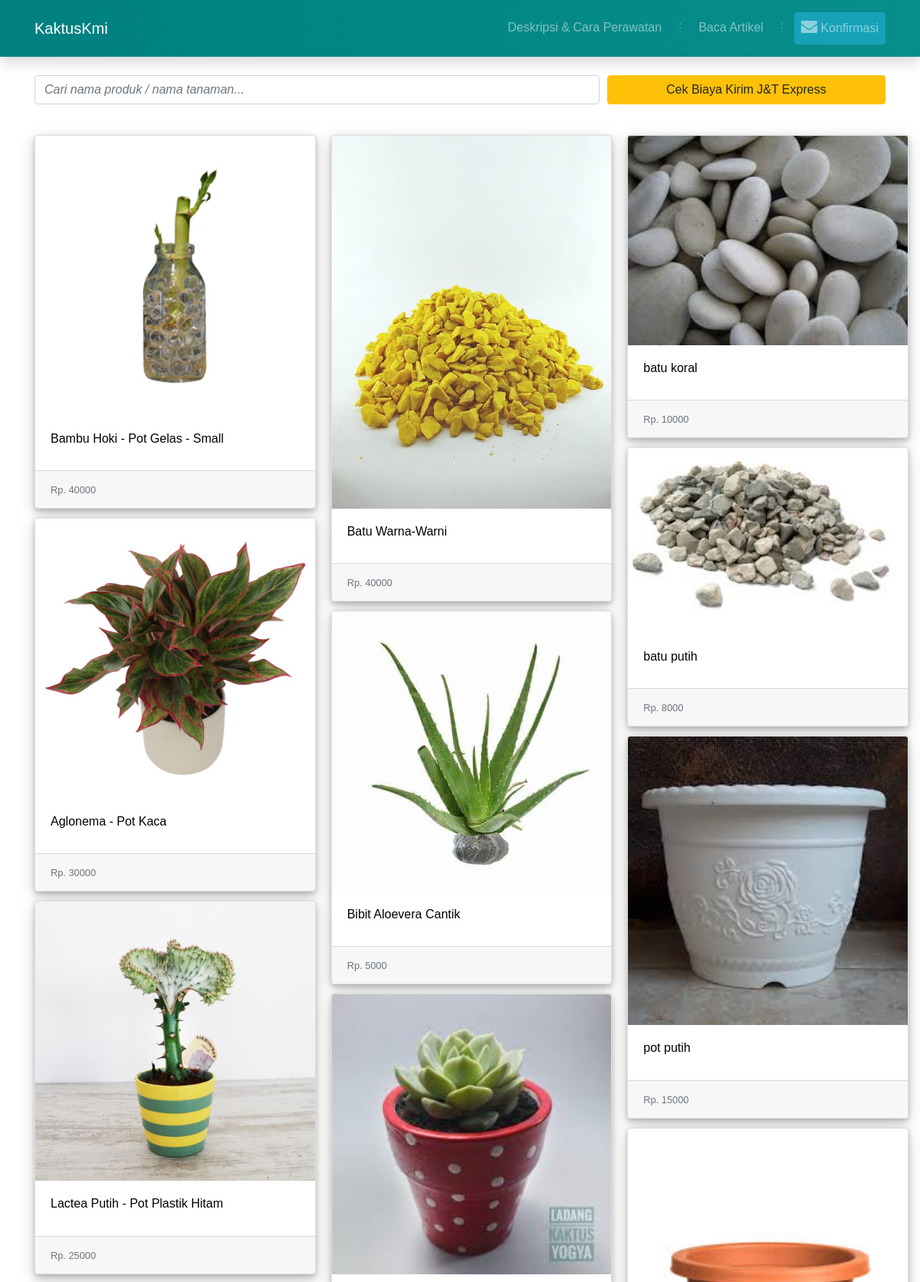
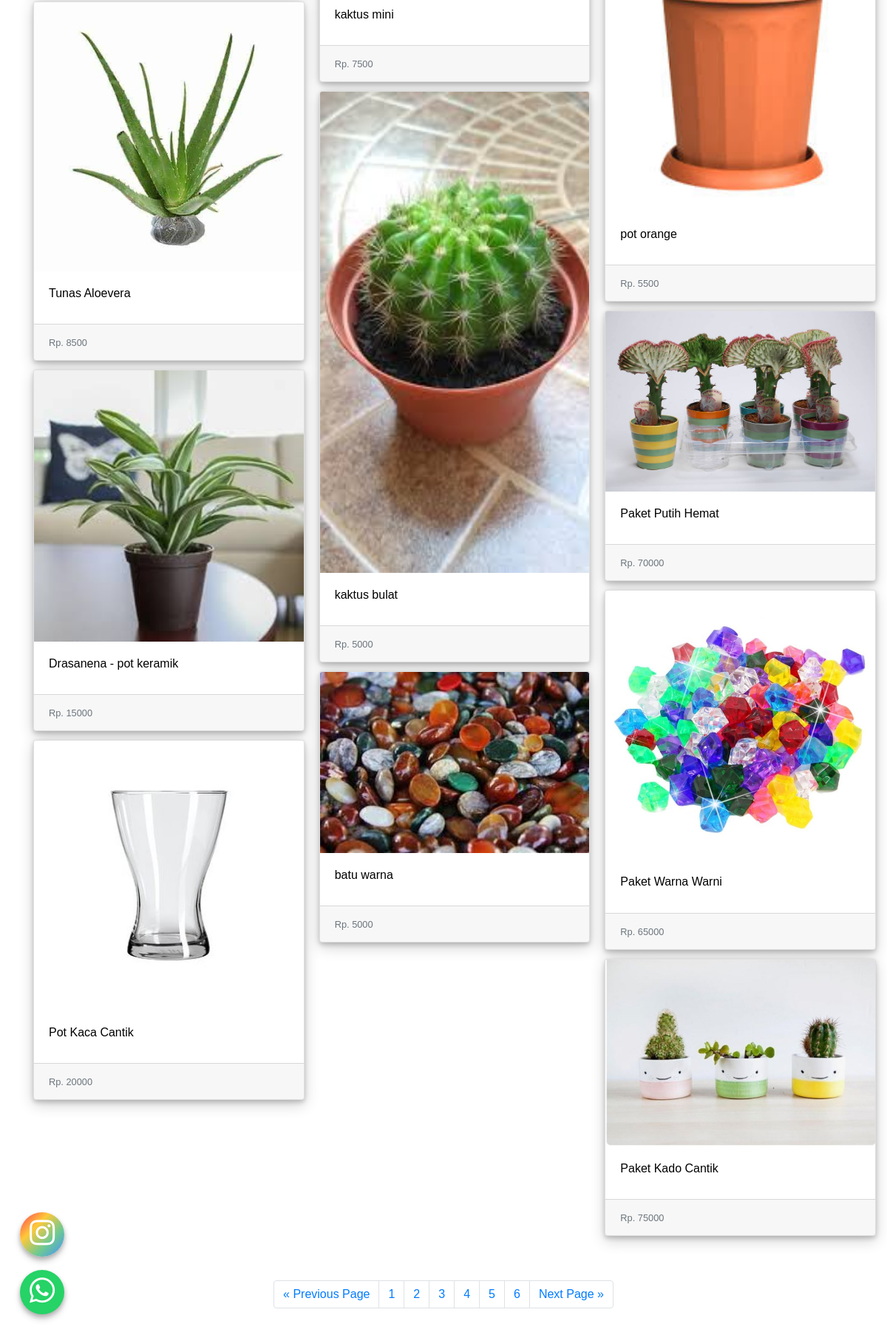
The page /index.php/marketplace on the database its author committed (2 pictures, top to bottom).
### tables this page shows
CREATE TABLE `tanaman` (
  `kode_tanaman` char(5) NOT NULL,
  `id_penjual` int(11) NOT NULL,
  `nama_tanaman` varchar(45) DEFAULT NULL,
  `harga` int(10) DEFAULT NULL,
  `stok` int(3) DEFAULT NULL,
  `diameter` int(3) DEFAULT NULL,
  `tinggi` int(3) DEFAULT NULL,
  `bobot` int(3) DEFAULT NULL,
  `gambar` varchar(35) DEFAULT NULL,
  `jenis_tanaman` varchar(40) DEFAULT NULL
);

CREATE TABLE `aksesoris` (
  `kode_aksesoris` char(5) NOT NULL,
  `nama` varchar(40) DEFAULT NULL,
  `harga` int(10) DEFAULT NULL,
  `stok` int(3) DEFAULT NULL,
  `gambar` varchar(35) DEFAULT NULL,
  `id_penjual` int(1) NOT NULL,
  `jenis_aksesoris` varchar(40) DEFAULT NULL
);

CREATE TABLE `paket` (
  `kode_paket` char(5) NOT NULL,
  `nama_paket` varchar(45) DEFAULT NULL,
  `gambar` varchar(35) DEFAULT NULL,
  `stok` int(3) DEFAULT NULL,
  `harga` int(10) DEFAULT NULL,
  `id_penjual` int(1) NOT NULL
);

### application/controllers/Marketplace.php (called while the page is built, shortened)
<?php
    Class Marketplace extends CI_Controller
    {
        public function __construct(){
            $this->load->model('Marketplace_model');
        }
        public function index()
        {
            $data['tanaman'] = $this->Marketplace_model->getDataTanaman();
            $data['aksesoris'] = $this->Marketplace_model->getDataAksesoris();
            $data['paket'] = $this->Marketplace_model->getDataPaket();
            $data['judul'] = 'Marketplace';
            $this->load->view('templates/header', $data);
            $this->load->view('marketplace/index');
            $this->load->view('templates/footer');
        }
    }
?>

### index.php (called while the page is built, shortened)
<?php
require_once BASEPATH.'core/CodeIgniter.php';

### application/models/Marketplace_model.php (called while the page is built, shortened)
<?php
    class Marketplace_model extends CI_Model{
        public function getDataTanaman(){
            $this->db->select("*");
            $this->db->from("tanaman");
            return $this->db->get()->result();
        }
        public function getDataAksesoris(){
            $this->db->select("*");
            $this->db->from("aksesoris");
            return $this->db->get()->result();
        }
        public function getDataPaket(){
            $this->db->select("*");
            $this->db->from("paket");
            return $this->db->get()->result();
        }
    }
?>

### application/views/marketplace/index.php (the view)
<section class="container">
	<form>
		<div class="form-row mt-4">
			<div class="form-group col-lg-8 col-md-12 col-sm-12">
				<input type="text" class="form-control font-italic" id="cari-barang"
					placeholder="Cari nama produk / nama tanaman...">
			</div>
			<div class="form-group col-lg-4 col-md-12 col-sm-12">
				<a href="http://www.jet.co.id/tariff" class="btn btn-block btn-warning" target="_blank">Cek Biaya Kirim
					J&T Express</a>
			</div>
		</div>
	</form>
</section>
<section class="container">
	<div class="card-deck my-4">
	<div class="card-columns">
		<?php
			foreach($tanaman as $b){
				echo '
					<div class="card">
						<a href="' .base_url().'marketplace/detail_tanaman/'.$b->kode_tanaman.'"
							style="color:black; text-decoration: none;"><img src="'. base_url().'assets/img/'.$b->gambar.'"
								class="card-img-top" alt="...">
							<div class="card-body">
								<h6 class="card-title">'.$b->nama_tanaman.'</h6>
							</div>
						</a>
						<div class="card-footer">
							<small class="text-muted">Rp. '.$b->harga.'</small>
						</div>
					</div>
				';
			}
			foreach($aksesoris as $b){
				echo '
					<div class="card">
						<a href="' .base_url().'marketplace/detail_aksesoris/'.$b->kode_aksesoris.'"
							style="color:black; text-decoration: none;"><img src="'. base_url().'assets/img/'.$b->gambar.'"
								class="card-img-top" alt="...">
							<div class="card-body">
								<h6 class="card-title">'.$b->nama.'</h6>
							</div>
						</a>
						<div class="card-footer">
							<small class="text-muted">Rp. '.$b->harga.'</small>
						</div>
					</div>
				';
			}
			foreach($paket as $b){
				echo '
					<div class="card">
						<a href="' .base_url().'marketplace/detail_paket/'.$b->kode_paket.'"
							style="color:black; text-decoration: none;"><img src="'. base_url().'assets/img/'.$b->gambar.'"
								class="card-img-top" alt="...">
							<div class="card-body">
								<h6 class="card-title">'.$b->nama_paket.'</h6>
							</div>
						</a>
						<div class="card-footer">
							<small class="text-muted">Rp. '.$b->harga.'</small>
						</div>
					</div>
				';
			}
		?>
	</div>
	</div>
</section>
<section class="container my-5">
	<nav aria-label="Page navigation example">
		<ul class="pagination justify-content-center"">
			<li class="page-item">
				<a class="page-link" href="#" aria-label="Previous">
					<span aria-hidden="true">&laquo; Previous Page</span>
				</a>
			</li>
			<li class="page-item"><a class="page-link" href="#">1</a></li>
			<li class="page-item"><a class="page-link" href="#">2</a></li>
			<li class="page-item"><a class="page-link" href="#">3</a></li>
			<li class="page-item"><a class="page-link" href="#">4</a></li>
			<li class="page-item"><a class="page-link" href="#">5</a></li>
			<li class="page-item"><a class="page-link" href="#">6</a></li>
			<li class="page-item">
				<a class="page-link" href="#" aria-label="Next">
					<span aria-hidden="true">Next Page &raquo;</span>
				</a>
			</li>
		</ul>
	</nav>
	<a href="https://www.instagram.com/fadh.leather/" class="float-ig" target="_blank">
		<i class="fab fa-instagram my-float"></i>
	</a>
	<a href="https://api.whatsapp.com/send?phone=6281804086665&text=Hola%21%20Quisiera%20m%C3%A1s%20informaci%C3%B3n%20sobre%20Varela%202."
		class="float" target="_blank">
		<i class="fab fa-whatsapp my-float"></i>
	</a>
</section>

### application/views/templates/header.php (shortened to what this page needs)
<!doctype html>
<html lang="en">
<head>
	<link rel="stylesheet" href="https://use.fontawesome.com/releases/v5.8.1/css/all.css"
>
	<link rel="stylesheet" href="<?php echo base_url()?>assets/css/bootstrap.min.css">
	<link rel="stylesheet" href="<?php echo base_url()?>assets/css/style.css">
	<link rel="stylesheet" href="<?php echo base_url()?>assets/fonts/Dosis/Dosis.css">
</head>
<body>
	<nav class="navbar sticky-top navbar-expand-lg navbar-dark bg-dark shadow p-3">
		<div class="container">
			<a class="navbar-brand" href="<?= base_url(); ?>">
				KaktusKmi</a>
			<div class="collapse navbar-collapse" id="navbarSupportedContent">
				<ul class="navbar-nav ml-auto">
					<li class="nav-item">
						<a class="nav-link" href="<?= base_url(); ?>description/index"> Deskripsi & Cara Perawatan</a>
					</li>
					<li class="nav-item d-none d-lg-block disabled"><span class="nav-link disabled">⋮</span></li>
					<li class="nav-item">
						<a class="nav-link" href="<?= base_url(); ?>article/index"> Baca Artikel</a>
					</li>
					<li class="nav-item d-none d-lg-block disabled"><span class="nav-link disabled">⋮</span></li>
					<li class="nav-item">
						<a class="nav-link btn btn-info" href="<?= base_url(); ?>konfirmasi/index"> <i class="fas fa-envelope fa-lg"></i> Konfirmasi</a>
					</li>
				</ul>
			</div>
		</div>
	</nav>

### application/views/templates/footer.php (shortened to what this page needs)
  </body>
</html>

### assets/css/style.css (style rules this page uses)
.float { position: fixed; width: 60px; height: 60px; bottom: 40px; left: 27px; background-color: #25d366; color: #FFF; border-radius: 50px; text-align: center; font-size: 39px; box-shadow: 0 3px 6px 0 rgba(0, 0, 0, 0.2), 0 6px 10px 0 rgba(0, 0, 0, 0.19); z-index: 100; }
.float-ig { position: fixed; width: 60px; height: 60px; bottom: 118px; left: 27px; background-image: linear-gradient(to bottom right, #fb3958, #ffc838, #6dc993, #458eff); color: #FFF; border-radius: 50px; text-align: center; font-size: 39px; box-shadow: 0 3px 6px 0 rgba(0, 0, 0, 0.2), 0 6px 10px 0 rgba(0, 0, 0, 0.19); z-index: 100; }

### rows shown on the page
tanaman: gambar (picture), nama_tanaman "Bambu Hoki - Pot Gelas - Small", harga "40000"
tanaman: gambar (picture), nama_tanaman "Aglonema - Pot Kaca", harga "30000"
tanaman: gambar (picture), nama_tanaman "Lactea Putih - Pot Plastik Hitam", harga "25000"
tanaman: gambar (picture), nama_tanaman "Tunas Aloevera", harga "8500"
tanaman: gambar (picture), nama_tanaman "Drasanena - pot keramik", harga "15000"
aksesoris: gambar (picture), nama "Pot Kaca Cantik", harga "20000"
aksesoris: gambar (picture), nama "Batu Warna-Warni", harga "40000"
aksesoris: gambar (picture), nama "Bibit Aloevera Cantik", harga "5000"
aksesoris: gambar (picture), nama "kaktus mini", harga "7500"
aksesoris: gambar (picture), nama "kaktus bulat", harga "5000"
aksesoris: gambar (picture), nama "batu warna", harga "5000"
aksesoris: gambar (picture), nama "batu koral", harga "10000"
aksesoris: gambar (picture), nama "batu putih", harga "8000"
aksesoris: gambar (picture), nama "pot putih", harga "15000"
aksesoris: gambar (picture), nama "pot orange", harga "5500"
paket: gambar (picture), nama_paket "Paket Putih Hemat", harga "70000"
paket: gambar (picture), nama_paket "Paket Warna Warni", harga "65000"
paket: gambar (picture), nama_paket "Paket Kado Cantik", harga "75000"
